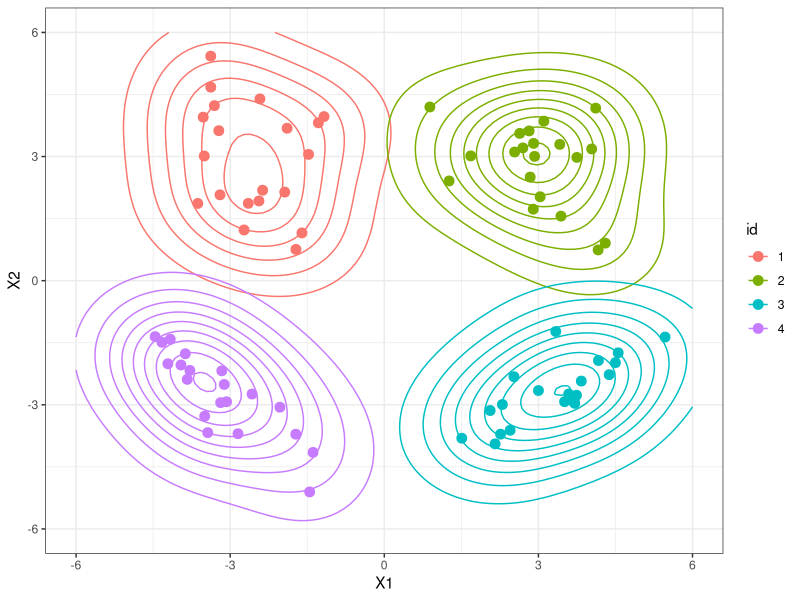
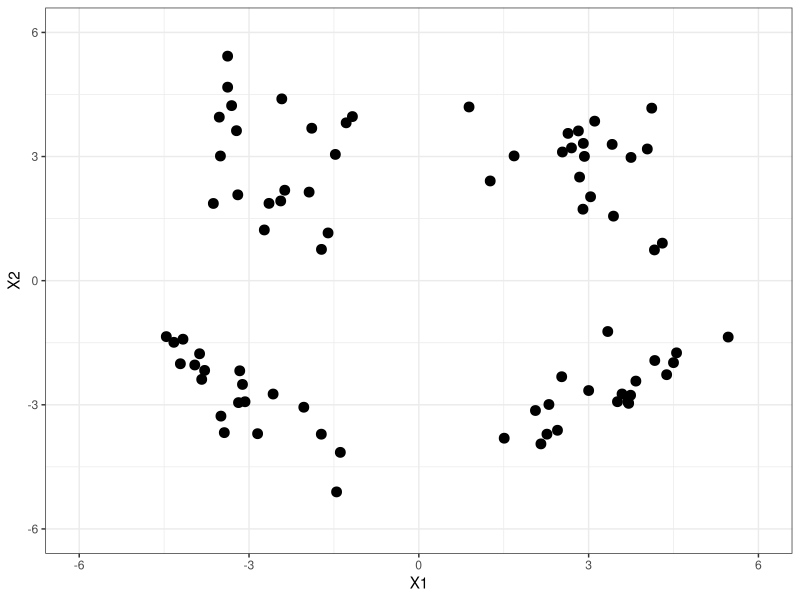

These charts were generated, in order, by the following R code: (Note: this script raises an error after producing the figures.)
## ---- chunk 1
library(mvtnorm)
library(ggplot2)
library(car) #for plotting ellipses
#library(plyr)
#library(MCMCpack)
## ---- chunk 2
genCluster<-function(n,id,mu=c(0,0),sigma=diag(2)){
  d<-data.frame(rmvnorm(n,mean=mu,sigma=sigma))
  d$id<-id
  return(d)
}

#upper left- isotropic
red<-genCluster(20,"1",mu=c(-3,3)) #sigma=cbind(c(2,-.5),c(-.5,2))
#upper right- stretched horizontally
blue<-genCluster(20,"2",c(3,3),sigma=matrix(c(1.5,0,0,.5),nrow=2))
#lower right- positive correlation
green<-genCluster(20,"3",c(3,-3),sigma=matrix(c(1,.8,.8,1),nrow=2))
#lower left- negative correlation
black<-genCluster(20,"4",c(-3,-3),sigma=matrix(c(1,-.8,-.8,1),nrow=2))
dat<-rbind(red,blue,green,black)
ggplot(data=dat,aes(x=X1,y=X2,color=id))+geom_point(size=3)+theme_bw()+geom_density2d(h=4)+xlim(-6,6)+ylim(-6,6)
ggplot(data=dat,aes(x=X1,y=X2))+geom_point(size=3)+theme_bw()+xlim(-6,6)+ylim(-6,6)
## ---- chunk 3
# rstick<-function(K,alpha){
#   # returns a truncated stick breaking vector of weights
#   # alpha is concentration parameter
#   # K is the number of weights, set K to a large value to more closely approximate the true stick breaking distribution
#   # large alpha-> few clusters
#   # small alpha-> many clusters
#   betas<-rbeta(K,1,alpha)
#   betas[K]<-1 #truncation part
#   lbetas<-log(betas)
#   log_cumsum_1minus_betas<-c(0,cumsum(log(1-betas))[1:K-1])
#   return(exp(lbetas+log_cumsum_1minus_betas))
# }
# # test this function
# stopifnot(sum(rstick(1,10))==1)

rstick<-function(alpha,categ_counts){
  # returns a truncated stick breaking vector of weights
  # alpha is (prior) concentration parameter
  # large alpha-> few clusters
  # small alpha-> many clusters
  # categ_counts is a vector of sufficient statistics
  # categ_counts[h] is number of data points observed in category "h"
  # categ_counts = sum_{i=1}^n I(Z_i=h)
  # set categ_counts=rep(0,K) to sample from the prior.
  K<-length(categ_counts)
  #compute parameter for second part of stick breaking betas
  #ss_gt = sum_{i=1}^n I(Z_i>h) for each of the categoris h=1...K
  ss_gt<-sum(categ_counts)-cumsum(categ_counts)
  betas<-rbeta(K,1+categ_counts,alpha+ss_gt)
  betas[K]<-1 #truncation part
  lbetas<-log(betas)
  log_cumsum_1minus_betas<-c(0,cumsum(log(1-betas))[1:K-1])
  return(exp(lbetas+log_cumsum_1minus_betas))
}
# test this function
stopifnot(sum(rstick_post(1,c(5,3,8))==1))

rdp_prior<-function(K,alpha,H){
  # return samples from a dirichlet process prior with concentration parameter alpha and base measure H.
  # uses stick breaking method rather than chinese restaurant process
  # truncates stick breaking after K clusters
  # calling H(K) should produce K random samples from distribution H
  # returns a list of probabilities and atoms
  # ie, one sample from rdp is a probability measure over the atoms
  pi_vals<-rstick(alpha,rep(0,K))
  atoms<-H(K)
  return(list(probs=pi_vals,atoms=atoms))
}

visualize_dp_1d<-function(alpha,H=rnorm,H_density=dnorm,K=100){
  # handy function for visualizing 1-dimensional DPs
  # "H_density" should be the density version of "H" for plotting
  test_dp<-data.frame(rdp_prior(K,alpha,H))
  ggbase<-ggplot(data=test_dp,aes(x=atoms,ymax=probs,ymin=0))+geom_linerange(size=2)+stat_function(fun=H_density,linetype=2)+ylab("probability density or mass")+theme_bw()
  return(ggbase)
}

visualize_dp_1d(1)+ggtitle("DP with Normal(0,1) Base Measure, alpha=1")
visualize_dp_1d(10)+ggtitle("DP with Normal(0,1) Base Measure, alpha=10")
## ---- chunk 4
rNW<-function(m,k,df,precision_matrix){
  # return a single sample from the normal-wishart distribution
  # m is mean parameter
  # k is related to "sample size" for mean. Large value==high confidence in m
  # precision_matrix is inverse of the covariance matrix
  # df is "sample size" for covariance matrix. Large value==high confidence
  # probability model:
  # Lambda ~ Wishart(precision_matrix,df)
  # equivalently, Sigma=Lambda^{-1}~ Inverse Wishart(S,nu=df+D+1) 
  # where D is dimensionality
  # mu|Sigma ~ Normal(m,(1/k)*S)
  #Lambda0<-solve(S)
  stopifnot(df>0)
  D<-length(m)
  stopifnot(all(dim(precision_matrix)==D))
  nu<-df+D+1
  Lambda<-drop(rWishart(1,df,precision_matrix))
  Sigma<-solve(Lambda)
  mean_sim<-drop(rmvnorm(1,m,Sigma/k))
  return(list(mean=mean_sim,precision=Lambda,cov=Sigma))
}
# test the function using strongly informative prior
nsim<-1000
vals<-replicate(nsim,rNW(c(5,-5),10,10,matrix(c(1,.5,.5,1),nrow=2)),simplify=FALSE)
rowMeans(sapply(vals,function(x){x$mean})) #should be (5,-5)
#empirical mean of precision matrices should be matrix(10,5,5,10)
Reduce("+",lapply(vals,function(x){x$precision}))/nsim
## ---- chunk 5
dp_gmm_prior<-function(N,K,alpha,m,k,df,precision_matrix,verbose=FALSE){
  # return N samples from DP mixture of gaussians
  # K is truncation level of stick breaking process (upper bound on #clusters)
  # alpha is concentration parameter 
  #gaussian base measure hyperparams m,k,df, and precision matrix defined in rNW function
  probs<-rstick(alpha,rep(0,K))
  params_unique<-replicate(K,rNW(m,k,df,precision_matrix),simplify=FALSE)
  params<-sample(params_unique,N,replace=TRUE,prob=probs)
  vals<-vapply(params,function(x){rmvnorm(1,x$mean,x$cov)},rep(0.0,length(m)))
  if(verbose) print(paste("Number of clusters=",length(unique(params))))
  attr(vals,"nclust")<-length(unique(params))
  return(t(vals))
}
vals<-dp_gmm_prior(1000,100,1,c(5,-5),.1,3,matrix(c(1,.5,.5,1),nrow=2),verbose=TRUE)
#colMeans(vals) #should be about c(5,-5)
plot(vals)
hist(vals[,1],probability=TRUE) #marginal of simulated data
curve(dnorm(x,mean=5,sd=3),from=-20,to=40,add=TRUE) #compare to base meas.
hist(vals[,2],probability=TRUE)
curve(dnorm(x,mean=-5,sd=3),from=-40,to=20,add=TRUE)
ggplot(data=data.frame(vals),aes(x=X1,y=X2))+geom_point(size=.5)+geom_density2d()+theme_bw()
#ggsave("DP_GMM.pdf")
## ---- chunk 6
# inputs:
# y is a matrix where each row is a data point
# alpha is the concentration parameter
# H is the base distribution
alpha<-1
y<-as.matrix(dat[,1:2])
k0<-.01 #diffuse prior for means
D<-ncol(y)
nu0<-D+2 #diffuse prior for covariance matrix
# set other hyperparameters based on empirical bayes approach
ymean<-colMeans(y)
ycov<-cov(y)
m0<-ymean
S0_inv<-solve(ycov)
# set base measure also by empirical bayes if not specified
if(is.null(H)) H<-function(n){rmvnorm(n,mean=ymean,sigma=S0)}
#update hyperparameters based on data
N<-nrow(y)
kn<-k0+N
mn <- (k0*m0+colSums(y))/kn
nun<-nu0+N
Sn<-solve(S0_inv+t(y)%*%y+k0*(m0 %o% m0) - kn*(mn %o% mn))
ggplot(data=dat)+geom_point(aes(x=X1,y=X2,color=id),size=2)
ellipse(mn,Sn,radius=1,grid=FALSE,add=TRUE)
